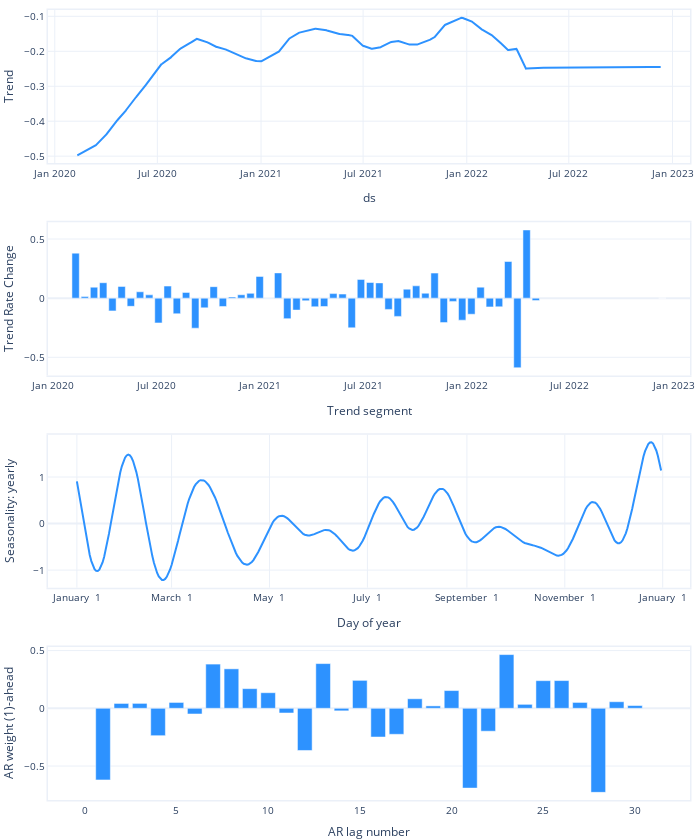

The code cell stored with this chart in its notebook:
### Code cell
m.plot_parameters(
    df_name=symbol,
    components=[
        "trend",
        "trend_rate_change",
        "seasonality",
        "autoregression",
        # "lagged_regressors"
    ]
)

### Figure 1 — Plotly figure (JSON) as saved in the notebook; plotly's stock layout.template omitted (floating-point values rounded to 4 significant figures; data arrays with more than 128 entries replaced by an {"elided": "..."} marker saying what was removed)
{"data": [{"fill": "none", "line": {"color": "#2d92ff", "width": 2}, "mode": "lines", "name": "Trend", "type": "scatter", "x": {"elided": "1036 str values"}, "xaxis": "x", "y": {"elided": "1036 float values"}, "yaxis": "y"}, {"marker": {"color": "#2d92ff"}, "name": "Trend Rate Change", "type": "bar", "x": ["2020-02-10T00:00:00", "2020-02-26T05:38:49.411765", "2020-03-13T11:17:38.823529", "2020-03-29T16:56:28.235294", "2020-04-14T22:35:17.647059", "2020-05-01T04:14:07.058824", "2020-05-17T09:52:56.470588", "2020-06-02T15:31:45.882353", "2020-06-18T21:10:35.294118", "2020-07-05T02:49:24.705882", "2020-07-21T08:28:14.117647", "2020-08-06T14:07:03.529412", "2020-08-22T19:45:52.941176", "2020-09-08T01:24:42.352941", "2020-09-24T07:03:31.764706", "2020-10-10T12:42:21.176471", "2020-10-26T18:21:10.588235", "2020-11-12T00:00:00", "2020-11-28T05:38:49.411765", "2020-12-14T11:17:38.823529", "2020-12-30T16:56:28.235294", "2021-01-15T22:35:17.647059", "2021-02-01T04:14:07.058824", "2021-02-17T09:52:56.470588", "2021-03-05T15:31:45.882353", "2021-03-21T21:10:35.294118", "2021-04-07T02:49:24.705882", "2021-04-23T08:28:14.117647", "2021-05-09T14:07:03.529412", "2021-05-25T19:45:52.941176", "2021-06-11T01:24:42.352941", "2021-06-27T07:03:31.764706", "2021-07-13T12:42:21.176471", "2021-07-29T18:21:10.588235", "2021-08-15T00:00:00", "2021-08-31T05:38:49.411765", "2021-09-16T11:17:38.823529", "2021-10-02T16:56:28.235294", "2021-10-18T22:35:17.647059", "2021-11-04T04:14:07.058824", "2021-11-20T09:52:56.470588", "2021-12-06T15:31:45.882353", "2021-12-22T21:10:35.294118", "2022-01-08T02:49:24.705882", "2022-01-24T08:28:14.117647", "2022-02-09T14:07:03.529412", "2022-02-25T19:45:52.941176", "2022-03-14T01:24:42.352941", "2022-03-30T07:03:31.764706", "2022-04-15T12:42:21.176471", "2022-05-01T18:21:10.588235", "2022-12-11T00:00:00"], "xaxis": "x2", "y": [0.3805, 0.01458, 0.09269, 0.1303, -0.1076, 0.09928, -0.06904, 0.05374, 0.02781, -0.2094, 0.1021, -0.1318, 0.04868, -0.2537, -0.08218, 0.09701, -0.07042, 0.01018, 0.02858, 0.04051, 0.1839, -0.002984, 0.2137, -0.1731, -0.1009, -0.02188, -0.07302, -0.07052, 0.03829, 0.03437, -0.2509, 0.1584, 0.1323, 0.129, -0.09504, -0.1541, 0.07594, 0.104, 0.04162, 0.2117, -0.2068, -0.02751, -0.1859, -0.1359, 0.09295, -0.07382, -0.07341, 0.3098, -0.5882, 0.5765, -0.02077, 0], "yaxis": "y2"}, {"fill": "none", "line": {"color": "#2d92ff", "width": 2}, "mode": "lines", "name": "yearly", "type": "scatter", "x": {"elided": "365 str values"}, "xaxis": "x3", "y": {"elided": "365 float values"}, "yaxis": "y3"}, {"marker": {"color": "#2d92ff"}, "name": "AR", "type": "bar", "width": 0.8, "x": [30, 29, 28, 27, 26, 25, 24, 23, 22, 21, 20, 19, 18, 17, 16, 15, 14, 13, 12, 11, 10, 9, 8, 7, 6, 5, 4, 3, 2, 1], "xaxis": "x4", "y": [0.02394, 0.05691, -0.7279, 0.05087, 0.2401, 0.2393, 0.03433, 0.4651, -0.1985, -0.691, 0.1536, 0.02079, 0.08259, -0.2252, -0.2487, 0.242, -0.02208, 0.3872, -0.3652, -0.04068, 0.135, 0.1702, 0.3418, 0.3829, -0.04918, 0.05078, -0.2372, 0.04264, 0.04207, -0.6202], "yaxis": "y4"}], "layout": {"autosize": true, "font": {"size": 10}, "height": 840, "hovermode": "x unified", "margin": {"b": 0, "l": 0, "pad": 0, "r": 10, "t": 10}, "showlegend": false, "title": {"font": {"size": 12}}, "width": 700, "xaxis": {"anchor": "y", "domain": [0, 1], "linewidth": 1.5, "mirror": true, "range": ["2019-12-20T00:00:00", "2023-02-01T00:00:00"], "showline": true, "title": {"text": "ds"}, "type": "date"}, "xaxis2": {"anchor": "y2", "domain": [0, 1], "linewidth": 1.5, "mirror": true, "range": ["2019-12-23T07:03:31.764706", "2023-01-28T16:56:28.235294"], "showline": true, "title": {"text": "Trend segment"}, "type": "date"}, "xaxis3": {"anchor": "y3", "domain": [0, 1], "linewidth": 1.5, "mirror": true, "range": ["2016-12-14T00:00:00", "2018-01-18T00:00:00"], "showline": true, "tickformat": "%B %e", "title": {"text": "Day of year"}}, "xaxis4": {"anchor": "y4", "domain": [0, 1], "linewidth": 1.5, "mirror": true, "range": [-2, 33], "showline": true, "title": {"text": "AR lag number"}}, "yaxis": {"anchor": "x", "domain": [0.8063, 1], "linewidth": 1.5, "mirror": true, "rangemode": "normal", "showline": true, "title": {"text": "Trend"}}, "yaxis2": {"anchor": "x2", "domain": [0.5375, 0.7312], "linewidth": 1.5, "mirror": true, "rangemode": "normal", "showline": true, "title": {"text": "Trend Rate Change"}}, "yaxis3": {"anchor": "x3", "domain": [0.2687, 0.4625], "linewidth": 1.5, "mirror": true, "rangemode": "normal", "showline": true, "title": {"text": "Seasonality: yearly"}}, "yaxis4": {"anchor": "x4", "domain": [0, 0.1938], "linewidth": 1.5, "mirror": true, "rangemode": "normal", "showline": true, "title": {"text": "AR weight (1)-ahead"}}}}
